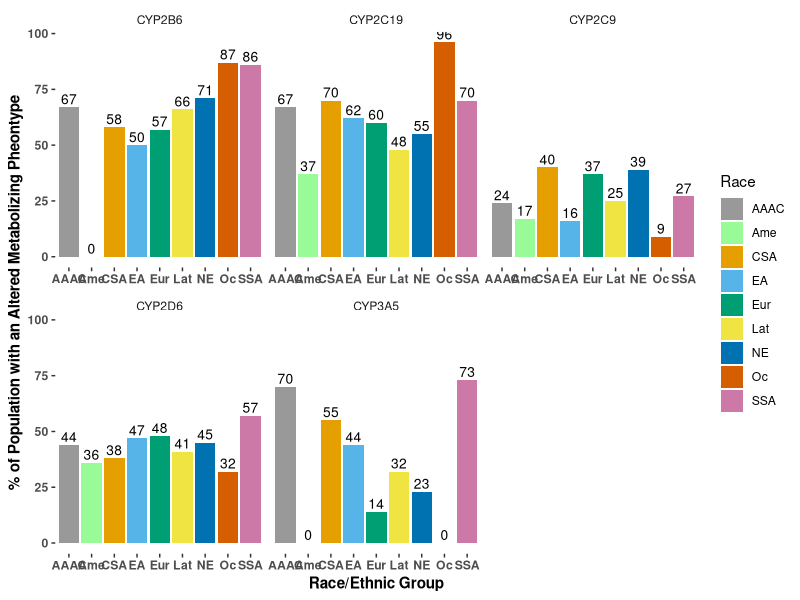

The R script that drew this image:
###Altered Metabolizer Frequency
setwd("~/Desktop/Clinical_Sensitivity/Altered_Metabolizer_Frequency")
library(readxl)
library(tidyr)
library(ggplot2)

###Altered Metabolizer frequencies come from PharmGKB database and are loaded here as a single table
AltMetFreq<- read_excel("AlteredMetabolizerFrequency.xlsx")
AltMetFreq<- as.data.frame(AltMetFreq)
AltMetFreq[,2:6]<- as.numeric(unlist(AltMetFreq[,2:6]))
AltMetFreq[,2:6]<- AltMetFreq[,2:6]*100
AltMetFreq$`Race/Ethnic Background`<- c("AAAC", "Ame", "CSA", "EA", "Eur", "Lat", "NE", "Oc", "SSA" )

###Changes format to long form to be used for GGPLOT function
AltMetFreq.long<- gather(data= AltMetFreq, key= "Race/Ethnic Background")
AltMetFreq.long$Variant<- rep(AltMetFreq$`Race/Ethnic Background`,5)
colnames(AltMetFreq.long)<- c("Enzyme", "Percent", "Race")
AltMetFreq.long$Percent<- round(AltMetFreq.long$Percent, digits= 0)

###Color Scheme
cbp1 <- c("#999999", "palegreen","#E69F00", "#56B4E9", "#009E73",
          "#F0E442", "#0072B2", "#D55E00", "#CC79A7")

###Final Plot 
Altered_Metabolizer_Frequency_Plot<- 
  ggplot(AltMetFreq.long, aes(x= Race, y= Percent, fill= Race)) +geom_bar(stat= "identity", position= position_dodge())+ scale_fill_manual(values= cbp1) + theme_bw() +
  facet_wrap(~Enzyme, scales= 'free_x')+ ylab("% of Population with an Altered Metabolizing Pheontype")+ geom_text(aes(label= Percent), vjust=-0.3, size= 3.5, position= position_dodge(width= 1))+ xlab("Race/Ethnic Group")+ 
  theme(axis.title= element_text(face= "bold"),axis.text= element_text(face= "bold"), plot.background = element_blank(), panel.grid.major = element_blank(), panel.grid.minor = element_blank(), panel.border = element_blank(), strip.background = element_rect(color= "white", fill= "white"))
Altered_Metabolizer_Frequency_Plot
